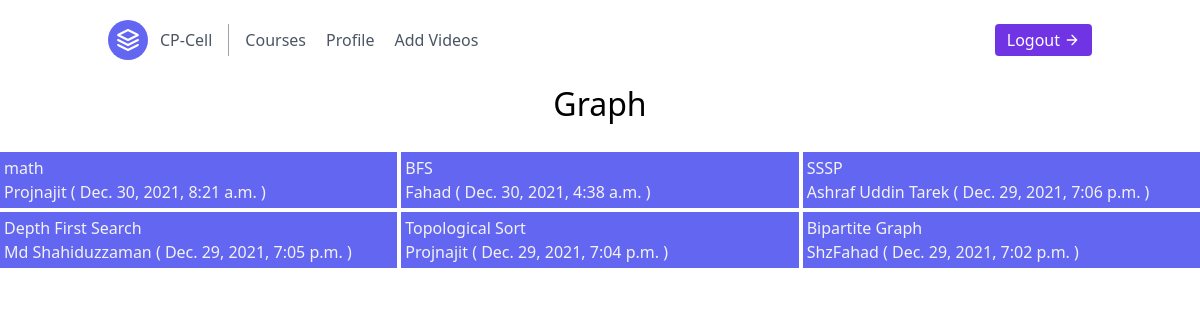
Page /home/graph/1/ (signed in) on the committed database.
### home/models.py (models this page shows, shortened)
class Video(models.Model):
    title = models.CharField(max_length=255)
    category = models.CharField(max_length=255,choices=mytuple,default="Live Contest")
    added = models.DateTimeField(auto_now_add=True)
    ps = models.IntegerField(default=0)
    url = EmbedVideoField()
    uploader = models.CharField(max_length=255)
    class Meta:
        ordering = ['-added']

### home/views.py (the view)
# urls.py: path('graph/<str:coders_id>/',views.graph,name='graph'),
@login_required(login_url='login')
def graph(request, coders_id):
    cat = str("Graph")
    Videos = Video.objects.filter(category=cat, ps=1)
    context = {'Videos': Videos, 'cat': cat, 'cod': coders_id}
    return render(request, 'inside.html', context)

### templates/inside.html (shortened to what this page needs)
<!DOCTYPE html>
<html lang="en">
  {%load static%} {% load embed_video_tags %}
  <head>
    <link
      href="https://unpkg.com/tailwindcss@^2.0/dist/tailwind.min.css"
      rel="stylesheet"
    />
  </head>
  <body>
    <header class="text-gray-600 body-font">
      <div
        class="
          container
          mx-auto
          flex flex-wrap
          p-5
          flex-col
          md:flex-row
          items-center
        "
      >
        <a
          class="
            flex
            title-font
            font-medium
            items-center
            text-gray-900
            mb-4
            md:mb-0
          "
        >
          <svg
            xmlns="http://www.w3.org/2000/svg"
            fill="none"
            stroke="currentColor"
            stroke-linecap="round"
            stroke-linejoin="round"
            stroke-width="2"
            class="w-10 h-10 text-white p-2 bg-indigo-500 rounded-full"
            viewBox="0 0 24 24"
          >
            <path
              d="M12 2L2 7l10 5 10-5-10-5zM2 17l10 5 10-5M2 12l10 5 10-5"
            ></path>
          </svg>
          <span class="ml-3 text-xl"><a href="{% url 'home' cod %}">CP-Cell</a></span>
        </a>
        <nav
          class="
            md:mr-auto
            md:ml-4
            md:py-1
            md:pl-4
            md:border-l md:border-gray-400
            flex flex-wrap
            items-center
            text-base
            justify-center
          "
        >
          <a class="mr-5 hover:text-gray-900" href="{% url 'home' cod %}">Courses</a>
          <a class="mr-5 hover:text-gray-900" href="{% url 'profile' cod %}">Profile</a>
          <a class="mr-5 hover:text-gray-900" href="{% url 'addvideo' cod %}">Add Videos </Video></a>
        </nav>
        <a href="{% url 'logout' %}" class="inline-flex items-center bg-gray-100 border-0 py-1 px-3 focus:outline-none hover:bg-gray-200 rounded text-base mt-4 md:mt-0" style="background-color: rgb(113, 52, 228); color:white"> Logout
          <svg fill="none" stroke="currentColor" stroke-linecap="round" stroke-linejoin="round" stroke-width="2" class="w-4 h-4 ml-1" viewBox="0 0 24 24">
            <path d="M5 12h14M12 5l7 7-7 7"></path>
          </svg>
        </a>
      </div>
    </header>
        <h4 class="text-center" style="color: rgb(0, 0, 0);font-size:xx-large;" > {{cat}} </h1>
          <br>
      <div class="grid grid:cols-1 md:grid-cols-2 lg:grid-cols-3 gap-1  content-start...">
        {% for i in Videos %}
            <div class="bg-indigo-500 p-1">
              <h3 style="color: rgb(243, 243, 243); font: bold">{{i.title}}
                <br>
                {{i.uploader}} ( {{i.added}} )
              </h3>
            </div>
        {% endfor %}
    </div>
  </body>
</html>

### rows in the picture
Video: title "math", uploader "Projnajit", added "Dec. 30, 2021, 8:21 a.m."
Video: title "BFS", uploader "Fahad", added "Dec. 30, 2021, 4:38 a.m."
Video: title "SSSP", uploader "Ashraf Uddin Tarek", added "Dec. 29, 2021, 7:06 p.m."
Video: title "Depth First Search", uploader "Md Shahiduzzaman", added "Dec. 29, 2021, 7:05 p.m."
Video: title "Topological Sort", uploader "Projnajit", added "Dec. 29, 2021, 7:04 p.m."
Video: title "Bipartite Graph", uploader "ShzFahad", added "Dec. 29, 2021, 7:02 p.m."

### other values in the picture
{{ cat }} "Graph"
